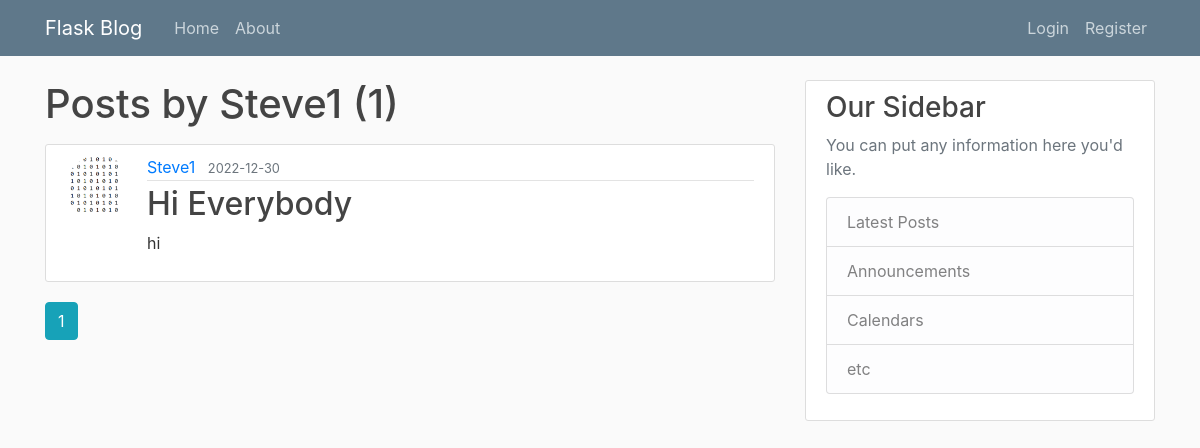
Before: /user/Steve1 with the older database file.
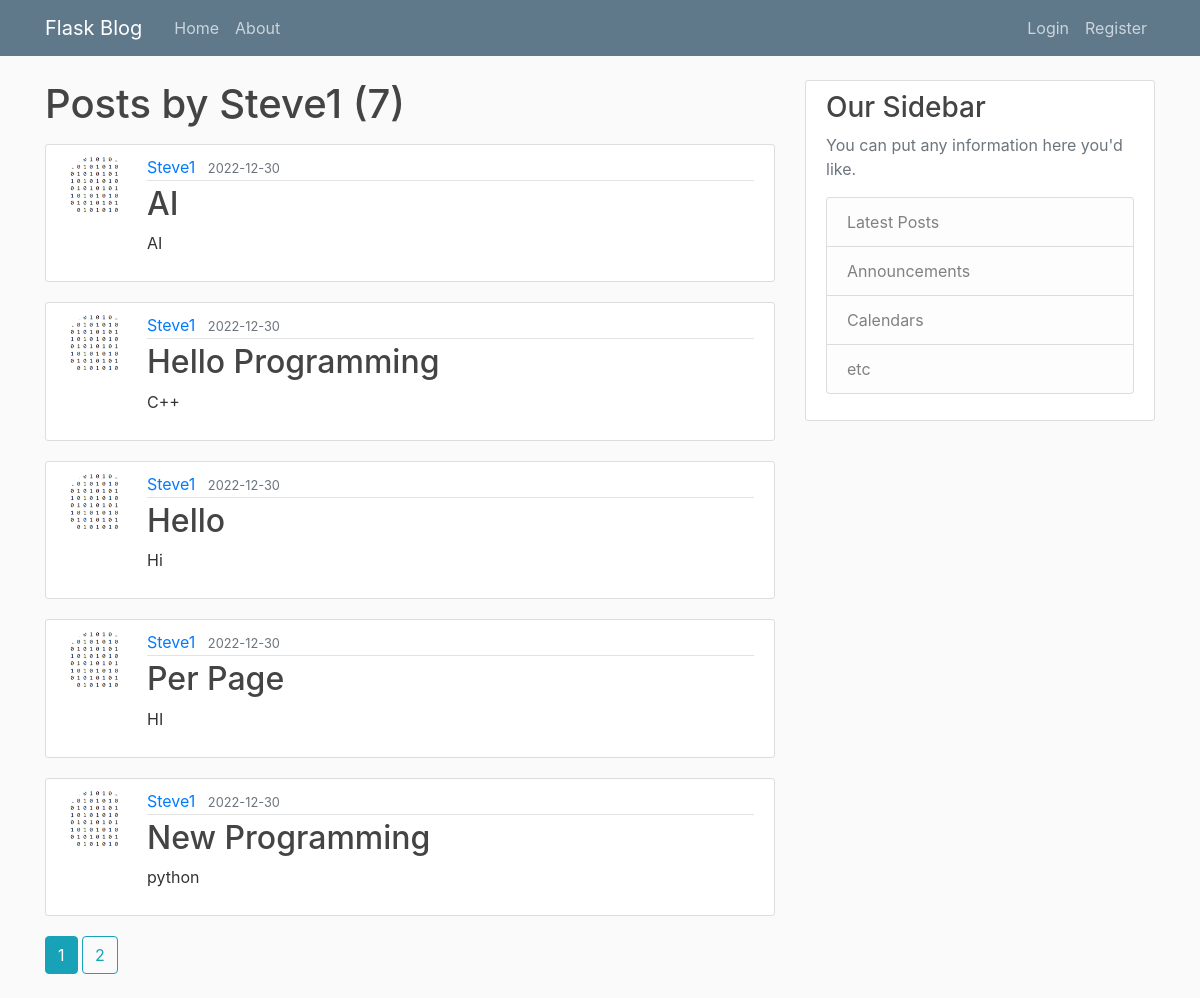
After: the same page with the newer database file.
### flask_blog/models.py (models this page shows, shortened)
class Post(db.Model):
    id = db.Column(db.Integer, primary_key=True)
    title = db.Column(db.String(100), nullable=False)
    date_posted = db.Column(db.DateTime, nullable=False, default=datetime.utcnow)
    content = db.Column(db.Text, nullable=False)
    user_id = db.Column(db.Integer, db.ForeignKey('user.id'), nullable=False)

class User(db.Model,UserMixin):
    id = db.Column(db.Integer, primary_key=True)
    username = db.Column(db.String(20), unique=True, nullable=False)
    email = db.Column(db.String(120), unique=True, nullable=False)
    image_file = db.Column(db.String(20), nullable=False, default='default.jpg')
    password = db.Column(db.String(60), nullable=False)
    posts = db.relationship('Post', backref='author', lazy=True)

### flask_blog/users/routes.py (the view)
@users.route("/user/<string:username>")
def user_posts(username):
    page = request.args.get('page',1,type=int)
    user = User.query.filter_by(username=username).first_or_404()
    posts = Post.query.filter_by(author=user)\
        .order_by(Post.date_posted.desc())\
        .paginate(page=page,per_page=5)
    return render_template('user_posts.html',posts=posts,user=user)

### flask_blog/templates/user_posts.html
{% extends "layout.html" %}
{% block content %}
    <h1 class="mb-3">Posts by {{ user.username }} ({{ posts.total }})</h1>
    {% for post in posts.items %}
        <article class="media content-section">
          <img class="rounded-circle article-img" src="{{ url_for('static', filename='profile_pics/' + post.author.image_file) }}">
          <div class="media-body">
            <div class="article-metadata">
              <a class="mr-2" href="{{ url_for('users.user_posts', username=post.author.username) }}">{{ post.author.username }}</a>
              <small class="text-muted">{{ post.date_posted.strftime('%Y-%m-%d') }}</small>
            </div>
            <h2><a class="article-title" href="{{ url_for('posts.post', post_id=post.id) }}">{{ post.title }}</a></h2>
            <p class="article-content">{{ post.content }}</p>
          </div>
        </article>
    {% endfor %}
    {% for page_num in posts.iter_pages(left_edge=1, right_edge=1, left_current=1, right_current=2) %}
      {% if page_num %}
        {% if posts.page == page_num %}
          <a class="btn btn-info mb-4" href="{{ url_for('users.user_posts', username=user.username, page=page_num) }}">{{ page_num }}</a>
        {% else %}
          <a class="btn btn-outline-info mb-4" href="{{ url_for('users.user_posts', username=user.username, page=page_num) }}">{{ page_num }}</a>
        {% endif %}
      {% else %}
        ...
      {% endif %}
    {% endfor %}
{% endblock content %}

Changed rows visible on the page:
no longer on this page (row edited): Post: image_file (picture), author.username "Steve1", date_posted "2022-12-30", title "Hi Everybody", content "hi"
added Post: image_file (picture), author.username "Steve1", date_posted "2022-12-30", title "AI", content "AI"
added Post: image_file (picture), author.username "Steve1", date_posted "2022-12-30", title "Hello Programming", content "C++"
added Post: image_file (picture), author.username "Steve1", date_posted "2022-12-30", title "Hello", content "Hi"
added Post: image_file (picture), author.username "Steve1", date_posted "2022-12-30", title "Per Page", content "HI"
added Post: image_file (picture), author.username "Steve1", date_posted "2022-12-30", title "New Programming", content "python"
Other visible differences:
{{ posts.total }}: "1" → "7"
new list line: "2"
